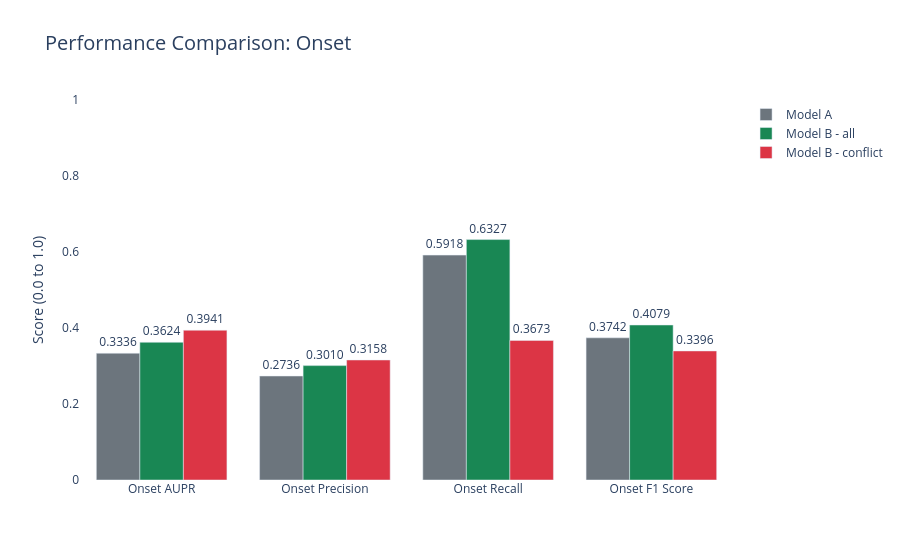

Notebook source saved alongside this figure:
### Code cell
# df_plot = all_results.reset_index()
# df_plot.columns = ['Metric', 'Score', 'Model']

# metrics_to_plot = [
#     'onset_f1_class1', 
#     'onset_recall_class1', 
#     'onset_precision_class1', 
#     'onset_aupr'
# ]
# df_plot = df_plot[df_plot['Metric'].isin(metrics_to_plot)].copy()

# metric_mapping = {
#     'onset_f1_class1': 'Onset F1 Score',
#     'onset_recall_class1': 'Onset Recall',
#     'onset_precision_class1': 'Onset Precision',
#     'onset_aupr': 'Onset AUPR'
# }
# df_plot['Metric'] = df_plot['Metric'].map(metric_mapping)

# color_discrete_map = {
#     "Model A": "#6c757d",              # Grey for Baseline
#     "Model B - conflict": "#dc3545",   # Red for Conflict-Only (Update this string if it's named differently in your df!)
#     "Model B - all": "#198754"         # Green for All-Event
# }


# fig = px.bar(
#     df_plot, 
#     x="Metric", 
#     y="Score", 
#     color="Model", 
#     barmode="group",
#     text_auto='.4f', 
#     color_discrete_map=color_discrete_map,
#     title="Performance Comparison: Onset"
# )

# fig.update_layout(
#     xaxis_title="",
#     yaxis_title="Score (0.0 to 1.0)",
#     legend_title_text="",
#     yaxis=dict(range=[0, 1]), # Keeps the scale locked so differences are obvious
#     title_font_size=20,
#     hovermode="x unified",
#     plot_bgcolor="white",
#     paper_bgcolor="white",
# )
# fig.update_traces(textposition='outside')

# fig.show()

### Figure 1 — Plotly figure (JSON) as saved in the notebook; plotly's stock layout.template omitted (floating-point values rounded to 4 significant figures)
{"data": [{"alignmentgroup": "True", "hovertemplate": "Model=Model A<br>Metric=%{x}<br>Score=%{y}<extra></extra>", "legendgroup": "Model A", "marker": {"color": "#6c757d", "pattern": {"shape": ""}}, "name": "Model A", "offsetgroup": "Model A", "orientation": "v", "showlegend": true, "textposition": "outside", "texttemplate": "%{y:.4f}", "type": "bar", "x": ["Onset AUPR", "Onset Precision", "Onset Recall", "Onset F1 Score"], "xaxis": "x", "y": [0.3336, 0.2736, 0.5918, 0.3742], "yaxis": "y"}, {"alignmentgroup": "True", "hovertemplate": "Model=Model B - all<br>Metric=%{x}<br>Score=%{y}<extra></extra>", "legendgroup": "Model B - all", "marker": {"color": "#198754", "pattern": {"shape": ""}}, "name": "Model B - all", "offsetgroup": "Model B - all", "orientation": "v", "showlegend": true, "textposition": "outside", "texttemplate": "%{y:.4f}", "type": "bar", "x": ["Onset AUPR", "Onset Precision", "Onset Recall", "Onset F1 Score"], "xaxis": "x", "y": [0.3624, 0.301, 0.6327, 0.4079], "yaxis": "y"}, {"alignmentgroup": "True", "hovertemplate": "Model=Model B - conflict<br>Metric=%{x}<br>Score=%{y}<extra></extra>", "legendgroup": "Model B - conflict", "marker": {"color": "#dc3545", "pattern": {"shape": ""}}, "name": "Model B - conflict", "offsetgroup": "Model B - conflict", "orientation": "v", "showlegend": true, "textposition": "outside", "texttemplate": "%{y:.4f}", "type": "bar", "x": ["Onset AUPR", "Onset Precision", "Onset Recall", "Onset F1 Score"], "xaxis": "x", "y": [0.3941, 0.3158, 0.3673, 0.3396], "yaxis": "y"}], "layout": {"barmode": "group", "hovermode": "x unified", "legend": {"title": {"text": ""}, "tracegroupgap": 0}, "paper_bgcolor": "white", "plot_bgcolor": "white", "title": {"font": {"size": 20}, "text": "Performance Comparison: Onset"}, "xaxis": {"anchor": "y", "domain": [0, 1], "title": {"text": ""}}, "yaxis": {"anchor": "x", "domain": [0, 1], "range": [0, 1], "title": {"text": "Score (0.0 to 1.0)"}}}}
